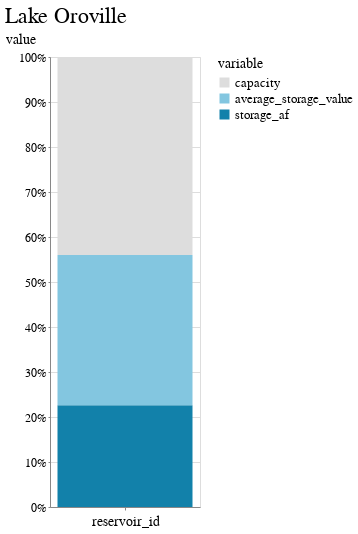

The cell this chart's notebook holds for it:
### Code cell
domain = ["capacity", "average_storage_value", "storage_af", ]
range_ = ['#ddd', '#83c6e0', '#1281aa', ]

alt.Chart(melt[melt.reservoir_id=="ORO"]).mark_bar().encode(
    x=alt.X('reservoir_id', axis=alt.Axis(labels=False)),
    y=alt.Y('value',stack="normalize"),
    order="bar_order",
    color=alt.Color(
        'variable', 
        scale=alt.Scale(domain=domain, range=range_), 
        #sort='descending'
    ),
    tooltip=["reservoir_id"]
).properties(title="Lake Oroville", width=150)

### Figure 1 — Vega-Lite specification as saved in the notebook (floating-point values rounded to 4 significant figures)
{"config": {"view": {"width": 800, "height": 450}, "background": "#ffffff", "title": {"anchor": "start", "font": "BentonGothic-Bold, sans", "fontColor": "#000000", "fontSize": 22, "fontWeight": "normal"}, "arc": {"fill": "#82c6df"}, "area": {"fill": "#82c6df"}, "line": {"stroke": "#82c6df", "strokeWidth": 3}, "path": {"stroke": "#82c6df"}, "rect": {"fill": "#82c6df"}, "shape": {"stroke": "#82c6df"}, "bar": {"fill": "#82c6df"}, "point": {"stroke": "#82c6df"}, "symbol": {"fill": "#82c6df", "size": 30}, "axis": {"titleFont": "BentonGothic-Bold, sans", "titleFontSize": 14, "titleFontWeight": "normal", "labelFont": "BentonGothic, sans", "labelFontSize": 12, "labelFontWeight": "normal"}, "axisX": {"labelAngle": 0, "labelPadding": 4, "tickSize": 3}, "axisY": {"labelBaseline": "middle", "maxExtent": 45, "minExtent": 45, "tickSize": 2, "titleAlign": "left", "titleAngle": 0, "titleX": -45, "titleY": -11}, "legend": {"titleFont": "BentonGothic-Bold, sans", "titleFontSize": 14, "titleFontWeight": "normal", "symbolType": "square", "labelFont": "BentonGothic, sans", "labelFontSize": 13}, "range": {"category": ["#3580b1", "#ec8431", "#ab7fb4", "#c89d29", "#adc839", "#829eb1"], "diverging": ["#e68a4f", "#f4bb6a", "#f9e39c", "#dadfe2", "#a6b7c6", "#849eae"], "heatmap": ["#fbf2c7", "#f9e39c", "#f8d36e", "#f4bb6a", "#e68a4f", "#d15a40", "#ab4232"], "ordinal": ["#fbf2c7", "#f9e39c", "#f8d36e", "#f4bb6a", "#e68a4f", "#d15a40", "#ab4232"], "ramp": ["#fbf2c7", "#f9e39c", "#f8d36e", "#f4bb6a", "#e68a4f", "#d15a40", "#ab4232"]}}, "data": {"name": "data-d05473d0a736df78262e27971cd174ba"}, "mark": "bar", "encoding": {"color": {"field": "variable", "scale": {"domain": ["capacity", "average_storage_value", "storage_af"], "range": ["#ddd", "#83c6e0", "#1281aa"]}, "type": "nominal"}, "order": {"field": "bar_order", "type": "quantitative"}, "tooltip": [{"field": "reservoir_id", "type": "nominal"}], "x": {"axis": {"labels": false}, "field": "reservoir_id", "type": "nominal"}, "y": {"field": "value", "stack": "normalize", "type": "quantitative"}}, "title": "Lake Oroville", "width": 150, "$schema": "https://vega.github.io/schema/vega-lite/v4.17.0.json", "datasets": {"data-d05473d0a736df78262e27971cd174ba": [{"reservoir_id": "ORO", "variable": "storage_af", "value": 1817000.0, "bar_order": 1}, {"reservoir_id": "ORO", "variable": "average_storage_value", "value": 2688000.0, "bar_order": 2}, {"reservoir_id": "ORO", "variable": "capacity", "value": 3538000.0, "bar_order": 3}]}}
